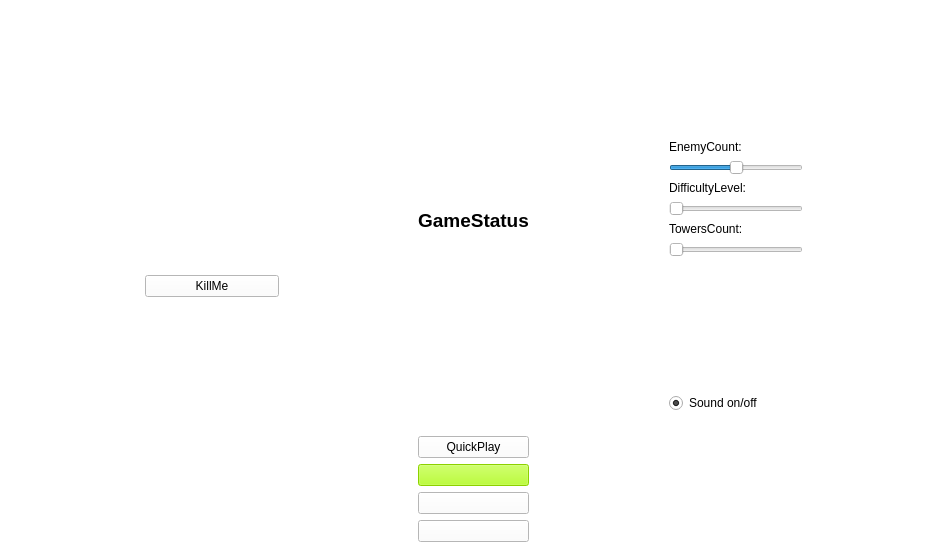
<?xml version="1.0" encoding="UTF-8"?>
<ui version="4.0">
 <class>MainMenu</class>
 <widget class="QWidget" name="MainMenu">
  <property name="windowModality">
   <enum>Qt::NonModal</enum>
  </property>
  <property name="geometry">
   <rect>
    <x>0</x>
    <y>0</y>
    <width>948</width>
    <height>553</height>
   </rect>
  </property>
  <property name="palette">
   <palette>
    <active>
     <colorrole role="WindowText">
      <brush brushstyle="SolidPattern">
       <color alpha="255">
        <red>0</red>
        <green>0</green>
        <blue>0</blue>
       </color>
      </brush>
     </colorrole>
     <colorrole role="Button">
      <brush brushstyle="SolidPattern">
       <color alpha="255">
        <red>255</red>
        <green>255</green>
        <blue>255</blue>
       </color>
      </brush>
     </colorrole>
     <colorrole role="Light">
      <brush brushstyle="SolidPattern">
       <color alpha="255">
        <red>255</red>
        <green>255</green>
        <blue>255</blue>
       </color>
      </brush>
     </colorrole>
     <colorrole role="Midlight">
      <brush brushstyle="SolidPattern">
       <color alpha="255">
        <red>255</red>
        <green>255</green>
        <blue>255</blue>
       </color>
      </brush>
     </colorrole>
     <colorrole role="Dark">
      <brush brushstyle="SolidPattern">
       <color alpha="255">
        <red>127</red>
        <green>127</green>
        <blue>127</blue>
       </color>
      </brush>
     </colorrole>
     <colorrole role="Mid">
      <brush brushstyle="SolidPattern">
       <color alpha="255">
        <red>170</red>
        <green>170</green>
        <blue>170</blue>
       </color>
      </brush>
     </colorrole>
     <colorrole role="Text">
      <brush brushstyle="SolidPattern">
       <color alpha="255">
        <red>0</red>
        <green>0</green>
        <blue>0</blue>
       </color>
      </brush>
     </colorrole>
     <colorrole role="BrightText">
      <brush brushstyle="SolidPattern">
       <color alpha="255">
        <red>255</red>
        <green>255</green>
        <blue>255</blue>
       </color>
      </brush>
     </colorrole>
     <colorrole role="ButtonText">
      <brush brushstyle="SolidPattern">
       <color alpha="255">
        <red>0</red>
        <green>0</green>
        <blue>0</blue>
       </color>
      </brush>
     </colorrole>
     <colorrole role="Base">
      <brush brushstyle="SolidPattern">
       <color alpha="255">
        <red>255</red>
        <green>255</green>
        <blue>255</blue>
       </color>
      </brush>
     </colorrole>
     <colorrole role="Window">
      <brush brushstyle="SolidPattern">
       <color alpha="255">
        <red>255</red>
        <green>255</green>
        <blue>255</blue>
       </color>
      </brush>
     </colorrole>
     <colorrole role="Shadow">
      <brush brushstyle="SolidPattern">
       <color alpha="255">
        <red>0</red>
        <green>0</green>
        <blue>0</blue>
       </color>
      </brush>
     </colorrole>
     <colorrole role="AlternateBase">
      <brush brushstyle="SolidPattern">
       <color alpha="255">
        <red>255</red>
        <green>255</green>
        <blue>255</blue>
       </color>
      </brush>
     </colorrole>
     <colorrole role="ToolTipBase">
      <brush brushstyle="SolidPattern">
       <color alpha="255">
        <red>255</red>
        <green>255</green>
        <blue>220</blue>
       </color>
      </brush>
     </colorrole>
     <colorrole role="ToolTipText">
      <brush brushstyle="SolidPattern">
       <color alpha="255">
        <red>0</red>
        <green>0</green>
        <blue>0</blue>
       </color>
      </brush>
     </colorrole>
    </active>
    <inactive>
     <colorrole role="WindowText">
      <brush brushstyle="SolidPattern">
       <color alpha="255">
        <red>0</red>
        <green>0</green>
        <blue>0</blue>
       </color>
      </brush>
     </colorrole>
     <colorrole role="Button">
      <brush brushstyle="SolidPattern">
       <color alpha="255">
        <red>255</red>
        <green>255</green>
        <blue>255</blue>
       </color>
      </brush>
     </colorrole>
     <colorrole role="Light">
      <brush brushstyle="SolidPattern">
       <color alpha="255">
        <red>255</red>
        <green>255</green>
        <blue>255</blue>
       </color>
      </brush>
     </colorrole>
     <colorrole role="Midlight">
      <brush brushstyle="SolidPattern">
       <color alpha="255">
        <red>255</red>
        <green>255</green>
        <blue>255</blue>
       </color>
      </brush>
     </colorrole>
     <colorrole role="Dark">
      <brush brushstyle="SolidPattern">
       <color alpha="255">
        <red>127</red>
        <green>127</green>
        <blue>127</blue>
       </color>
      </brush>
     </colorrole>
     <colorrole role="Mid">
      <brush brushstyle="SolidPattern">
       <color alpha="255">
        <red>170</red>
        <green>170</green>
        <blue>170</blue>
       </color>
      </brush>
     </colorrole>
     <colorrole role="Text">
      <brush brushstyle="SolidPattern">
       <color alpha="255">
        <red>0</red>
        <green>0</green>
        <blue>0</blue>
       </color>
      </brush>
     </colorrole>
     <colorrole role="BrightText">
      <brush brushstyle="SolidPattern">
       <color alpha="255">
        <red>255</red>
        <green>255</green>
        <blue>255</blue>
       </color>
      </brush>
     </colorrole>
     <colorrole role="ButtonText">
      <brush brushstyle="SolidPattern">
       <color alpha="255">
        <red>0</red>
        <green>0</green>
        <blue>0</blue>
       </color>
      </brush>
     </colorrole>
     <colorrole role="Base">
      <brush brushstyle="SolidPattern">
       <color alpha="255">
        <red>255</red>
        <green>255</green>
        <blue>255</blue>
       </color>
      </brush>
     </colorrole>
     <colorrole role="Window">
      <brush brushstyle="SolidPattern">
       <color alpha="255">
        <red>255</red>
        <green>255</green>
        <blue>255</blue>
       </color>
      </brush>
     </colorrole>
     <colorrole role="Shadow">
      <brush brushstyle="SolidPattern">
       <color alpha="255">
        <red>0</red>
        <green>0</green>
        <blue>0</blue>
       </color>
      </brush>
     </colorrole>
     <colorrole role="AlternateBase">
      <brush brushstyle="SolidPattern">
       <color alpha="255">
        <red>255</red>
        <green>255</green>
        <blue>255</blue>
       </color>
      </brush>
     </colorrole>
     <colorrole role="ToolTipBase">
      <brush brushstyle="SolidPattern">
       <color alpha="255">
        <red>255</red>
        <green>255</green>
        <blue>220</blue>
       </color>
      </brush>
     </colorrole>
     <colorrole role="ToolTipText">
      <brush brushstyle="SolidPattern">
       <color alpha="255">
        <red>0</red>
        <green>0</green>
        <blue>0</blue>
       </color>
      </brush>
     </colorrole>
    </inactive>
    <disabled>
     <colorrole role="WindowText">
      <brush brushstyle="SolidPattern">
       <color alpha="255">
        <red>127</red>
        <green>127</green>
        <blue>127</blue>
       </color>
      </brush>
     </colorrole>
     <colorrole role="Button">
      <brush brushstyle="SolidPattern">
       <color alpha="255">
        <red>255</red>
        <green>255</green>
        <blue>255</blue>
       </color>
      </brush>
     </colorrole>
     <colorrole role="Light">
      <brush brushstyle="SolidPattern">
       <color alpha="255">
        <red>255</red>
        <green>255</green>
        <blue>255</blue>
       </color>
      </brush>
     </colorrole>
     <colorrole role="Midlight">
      <brush brushstyle="SolidPattern">
       <color alpha="255">
        <red>255</red>
        <green>255</green>
        <blue>255</blue>
       </color>
      </brush>
     </colorrole>
     <colorrole role="Dark">
      <brush brushstyle="SolidPattern">
       <color alpha="255">
        <red>127</red>
        <green>127</green>
        <blue>127</blue>
       </color>
      </brush>
     </colorrole>
     <colorrole role="Mid">
      <brush brushstyle="SolidPattern">
       <color alpha="255">
        <red>170</red>
        <green>170</green>
        <blue>170</blue>
       </color>
      </brush>
     </colorrole>
     <colorrole role="Text">
      <brush brushstyle="SolidPattern">
       <color alpha="255">
        <red>127</red>
        <green>127</green>
        <blue>127</blue>
       </color>
      </brush>
     </colorrole>
     <colorrole role="BrightText">
      <brush brushstyle="SolidPattern">
       <color alpha="255">
        <red>255</red>
        <green>255</green>
        <blue>255</blue>
       </color>
      </brush>
     </colorrole>
     <colorrole role="ButtonText">
      <brush brushstyle="SolidPattern">
       <color alpha="255">
        <red>127</red>
        <green>127</green>
        <blue>127</blue>
       </color>
      </brush>
     </colorrole>
     <colorrole role="Base">
      <brush brushstyle="SolidPattern">
       <color alpha="255">
        <red>255</red>
        <green>255</green>
        <blue>255</blue>
       </color>
      </brush>
     </colorrole>
     <colorrole role="Window">
      <brush brushstyle="SolidPattern">
       <color alpha="255">
        <red>255</red>
        <green>255</green>
        <blue>255</blue>
       </color>
      </brush>
     </colorrole>
     <colorrole role="Shadow">
      <brush brushstyle="SolidPattern">
       <color alpha="255">
        <red>0</red>
        <green>0</green>
        <blue>0</blue>
       </color>
      </brush>
     </colorrole>
     <colorrole role="AlternateBase">
      <brush brushstyle="SolidPattern">
       <color alpha="255">
        <red>255</red>
        <green>255</green>
        <blue>255</blue>
       </color>
      </brush>
     </colorrole>
     <colorrole role="ToolTipBase">
      <brush brushstyle="SolidPattern">
       <color alpha="255">
        <red>255</red>
        <green>255</green>
        <blue>220</blue>
       </color>
      </brush>
     </colorrole>
     <colorrole role="ToolTipText">
      <brush brushstyle="SolidPattern">
       <color alpha="255">
        <red>0</red>
        <green>0</green>
        <blue>0</blue>
       </color>
      </brush>
     </colorrole>
    </disabled>
   </palette>
  </property>
  <property name="focusPolicy">
   <enum>Qt::NoFocus</enum>
  </property>
  <property name="windowTitle">
   <string>Menu</string>
  </property>
  <property name="autoFillBackground">
   <bool>false</bool>
  </property>
  <layout class="QHBoxLayout" name="horizontalLayout">
   <item>
    <spacer name="horizontalSpacer_4">
     <property name="orientation">
      <enum>Qt::Horizontal</enum>
     </property>
     <property name="sizeHint" stdset="0">
      <size>
       <width>40</width>
       <height>20</height>
      </size>
     </property>
    </spacer>
   </item>
   <item>
    <layout class="QVBoxLayout" name="verticalLayout">
     <item>
      <spacer name="horizontalSpacer_5">
       <property name="orientation">
        <enum>Qt::Horizontal</enum>
       </property>
       <property name="sizeHint" stdset="0">
        <size>
         <width>40</width>
         <height>20</height>
        </size>
       </property>
      </spacer>
     </item>
     <item>
      <widget class="QPushButton" name="killButton">
       <property name="text">
        <string>KillMe</string>
       </property>
      </widget>
     </item>
    </layout>
   </item>
   <item>
    <spacer name="horizontalSpacer">
     <property name="orientation">
      <enum>Qt::Horizontal</enum>
     </property>
     <property name="sizeHint" stdset="0">
      <size>
       <width>40</width>
       <height>20</height>
      </size>
     </property>
    </spacer>
   </item>
   <item>
    <layout class="QVBoxLayout" name="verticalLayout_2">
     <item>
      <widget class="QLabel" name="gameStatus">
       <property name="font">
        <font>
         <pointsize>14</pointsize>
         <weight>75</weight>
         <bold>true</bold>
         <kerning>false</kerning>
        </font>
       </property>
       <property name="autoFillBackground">
        <bool>false</bool>
       </property>
       <property name="text">
        <string>GameStatus</string>
       </property>
       <property name="alignment">
        <set>Qt::AlignCenter</set>
       </property>
      </widget>
     </item>
     <item>
      <widget class="QPushButton" name="quickPlayButton">
       <property name="text">
        <string>QuickPlay</string>
       </property>
      </widget>
     </item>
     <item>
      <widget class="QPushButton" name="playButton">
       <property name="enabled">
        <bool>false</bool>
       </property>
       <property name="palette">
        <palette>
         <active>
          <colorrole role="WindowText">
           <brush brushstyle="SolidPattern">
            <color alpha="255">
             <red>0</red>
             <green>0</green>
             <blue>0</blue>
            </color>
           </brush>
          </colorrole>
          <colorrole role="Button">
           <brush brushstyle="SolidPattern">
            <color alpha="255">
             <red>170</red>
             <green>255</green>
             <blue>0</blue>
            </color>
           </brush>
          </colorrole>
          <colorrole role="Light">
           <brush brushstyle="SolidPattern">
            <color alpha="255">
             <red>213</red>
             <green>255</green>
             <blue>127</blue>
            </color>
           </brush>
          </colorrole>
          <colorrole role="Midlight">
           <brush brushstyle="SolidPattern">
            <color alpha="255">
             <red>191</red>
             <green>255</green>
             <blue>63</blue>
            </color>
           </brush>
          </colorrole>
          <colorrole role="Dark">
           <brush brushstyle="SolidPattern">
            <color alpha="255">
             <red>85</red>
             <green>127</green>
             <blue>0</blue>
            </color>
           </brush>
          </colorrole>
          <colorrole role="Mid">
           <brush brushstyle="SolidPattern">
            <color alpha="255">
             <red>113</red>
             <green>170</green>
             <blue>0</blue>
            </color>
           </brush>
          </colorrole>
          <colorrole role="Text">
           <brush brushstyle="SolidPattern">
            <color alpha="255">
             <red>0</red>
             <green>0</green>
             <blue>0</blue>
            </color>
           </brush>
          </colorrole>
          <colorrole role="BrightText">
           <brush brushstyle="SolidPattern">
            <color alpha="255">
             <red>255</red>
             <green>255</green>
             <blue>255</blue>
            </color>
           </brush>
          </colorrole>
          <colorrole role="ButtonText">
           <brush brushstyle="SolidPattern">
            <color alpha="255">
             <red>0</red>
             <green>0</green>
             <blue>0</blue>
            </color>
           </brush>
          </colorrole>
          <colorrole role="Base">
           <brush brushstyle="SolidPattern">
            <color alpha="255">
             <red>170</red>
             <green>255</green>
             <blue>0</blue>
            </color>
           </brush>
          </colorrole>
          <colorrole role="Window">
           <brush brushstyle="SolidPattern">
            <color alpha="255">
             <red>170</red>
             <green>255</green>
             <blue>0</blue>
            </color>
           </brush>
          </colorrole>
          <colorrole role="Shadow">
           <brush brushstyle="SolidPattern">
            <color alpha="255">
             <red>0</red>
             <green>0</green>
             <blue>0</blue>
            </color>
           </brush>
          </colorrole>
          <colorrole role="AlternateBase">
           <brush brushstyle="SolidPattern">
            <color alpha="255">
             <red>212</red>
             <green>255</green>
             <blue>127</blue>
            </color>
           </brush>
          </colorrole>
          <colorrole role="ToolTipBase">
           <brush brushstyle="SolidPattern">
            <color alpha="255">
             <red>255</red>
             <green>255</green>
             <blue>220</blue>
            </color>
           </brush>
          </colorrole>
          <colorrole role="ToolTipText">
           <brush brushstyle="SolidPattern">
            <color alpha="255">
             <red>0</red>
             <green>0</green>
             <blue>0</blue>
            </color>
           </brush>
          </colorrole>
         </active>
         <inactive>
          <colorrole role="WindowText">
           <brush brushstyle="SolidPattern">
            <color alpha="255">
             <red>0</red>
             <green>0</green>
             <blue>0</blue>
            </color>
           </brush>
          </colorrole>
          <colorrole role="Button">
           <brush brushstyle="SolidPattern">
            <color alpha="255">
             <red>170</red>
             <green>255</green>
             <blue>0</blue>
            </color>
           </brush>
          </colorrole>
          <colorrole role="Light">
           <brush brushstyle="SolidPattern">
            <color alpha="255">
             <red>213</red>
             <green>255</green>
             <blue>127</blue>
            </color>
           </brush>
          </colorrole>
          <colorrole role="Midlight">
           <brush brushstyle="SolidPattern">
            <color alpha="255">
             <red>191</red>
             <green>255</green>
             <blue>63</blue>
            </color>
           </brush>
          </colorrole>
          <colorrole role="Dark">
           <brush brushstyle="SolidPattern">
            <color alpha="255">
             <red>85</red>
             <green>127</green>
             <blue>0</blue>
            </color>
           </brush>
          </colorrole>
          <colorrole role="Mid">
           <brush brushstyle="SolidPattern">
            <color alpha="255">
             <red>113</red>
             <green>170</green>
             <blue>0</blue>
            </color>
           </brush>
          </colorrole>
          <colorrole role="Text">
           <brush brushstyle="SolidPattern">
            <color alpha="255">
             <red>0</red>
             <green>0</green>
             <blue>0</blue>
            </color>
           </brush>
          </colorrole>
          <colorrole role="BrightText">
           <brush brushstyle="SolidPattern">
            <color alpha="255">
             <red>255</red>
             <green>255</green>
             <blue>255</blue>
            </color>
           </brush>
          </colorrole>
          <colorrole role="ButtonText">
           <brush brushstyle="SolidPattern">
            <color alpha="255">
             <red>0</red>
             <green>0</green>
             <blue>0</blue>
            </color>
           </brush>
          </colorrole>
          <colorrole role="Base">
           <brush brushstyle="SolidPattern">
            <color alpha="255">
             <red>170</red>
             <green>255</green>
             <blue>0</blue>
            </color>
           </brush>
          </colorrole>
          <colorrole role="Window">
           <brush brushstyle="SolidPattern">
            <color alpha="255">
             <red>170</red>
             <green>255</green>
             <blue>0</blue>
            </color>
           </brush>
          </colorrole>
          <colorrole role="Shadow">
           <brush brushstyle="SolidPattern">
            <color alpha="255">
             <red>0</red>
             <green>0</green>
             <blue>0</blue>
            </color>
           </brush>
          </colorrole>
          <colorrole role="AlternateBase">
           <brush brushstyle="SolidPattern">
            <color alpha="255">
             <red>212</red>
             <green>255</green>
             <blue>127</blue>
            </color>
           </brush>
          </colorrole>
          <colorrole role="ToolTipBase">
           <brush brushstyle="SolidPattern">
            <color alpha="255">
             <red>255</red>
             <green>255</green>
             <blue>220</blue>
            </color>
           </brush>
          </colorrole>
          <colorrole role="ToolTipText">
           <brush brushstyle="SolidPattern">
            <color alpha="255">
             <red>0</red>
             <green>0</green>
             <blue>0</blue>
            </color>
           </brush>
          </colorrole>
         </inactive>
         <disabled>
          <colorrole role="WindowText">
           <brush brushstyle="SolidPattern">
            <color alpha="255">
             <red>85</red>
             <green>127</green>
             <blue>0</blue>
            </color>
           </brush>
          </colorrole>
          <colorrole role="Button">
           <brush brushstyle="SolidPattern">
            <color alpha="255">
             <red>170</red>
             <green>255</green>
             <blue>0</blue>
            </color>
           </brush>
          </colorrole>
          <colorrole role="Light">
           <brush brushstyle="SolidPattern">
            <color alpha="255">
             <red>213</red>
             <green>255</green>
             <blue>127</blue>
            </color>
           </brush>
          </colorrole>
          <colorrole role="Midlight">
           <brush brushstyle="SolidPattern">
            <color alpha="255">
             <red>191</red>
             <green>255</green>
             <blue>63</blue>
            </color>
           </brush>
          </colorrole>
          <colorrole role="Dark">
           <brush brushstyle="SolidPattern">
            <color alpha="255">
             <red>85</red>
             <green>127</green>
             <blue>0</blue>
            </color>
           </brush>
          </colorrole>
          <colorrole role="Mid">
           <brush brushstyle="SolidPattern">
            <color alpha="255">
             <red>113</red>
             <green>170</green>
             <blue>0</blue>
            </color>
           </brush>
          </colorrole>
          <colorrole role="Text">
           <brush brushstyle="SolidPattern">
            <color alpha="255">
             <red>85</red>
             <green>127</green>
             <blue>0</blue>
            </color>
           </brush>
          </colorrole>
          <colorrole role="BrightText">
           <brush brushstyle="SolidPattern">
            <color alpha="255">
             <red>255</red>
             <green>255</green>
             <blue>255</blue>
            </color>
           </brush>
          </colorrole>
          <colorrole role="ButtonText">
           <brush brushstyle="SolidPattern">
            <color alpha="255">
             <red>85</red>
             <green>127</green>
             <blue>0</blue>
            </color>
           </brush>
          </colorrole>
          <colorrole role="Base">
           <brush brushstyle="SolidPattern">
            <color alpha="255">
             <red>170</red>
             <green>255</green>
             <blue>0</blue>
            </color>
           </brush>
          </colorrole>
          <colorrole role="Window">
           <brush brushstyle="SolidPattern">
            <color alpha="255">
             <red>170</red>
             <green>255</green>
             <blue>0</blue>
            </color>
           </brush>
          </colorrole>
          <colorrole role="Shadow">
           <brush brushstyle="SolidPattern">
            <color alpha="255">
             <red>0</red>
             <green>0</green>
             <blue>0</blue>
            </color>
           </brush>
          </colorrole>
          <colorrole role="AlternateBase">
           <brush brushstyle="SolidPattern">
            <color alpha="255">
             <red>170</red>
             <green>255</green>
             <blue>0</blue>
            </color>
           </brush>
          </colorrole>
          <colorrole role="ToolTipBase">
           <brush brushstyle="SolidPattern">
            <color alpha="255">
             <red>255</red>
             <green>255</green>
             <blue>220</blue>
            </color>
           </brush>
          </colorrole>
          <colorrole role="ToolTipText">
           <brush brushstyle="SolidPattern">
            <color alpha="255">
             <red>0</red>
             <green>0</green>
             <blue>0</blue>
            </color>
           </brush>
          </colorrole>
         </disabled>
        </palette>
       </property>
       <property name="autoFillBackground">
        <bool>false</bool>
       </property>
       <property name="text">
        <string/>
       </property>
       <property name="icon">
        <iconset>
         <normaloff>images/Play.png</normaloff>images/Play.png</iconset>
       </property>
       <property name="iconSize">
        <size>
         <width>161</width>
         <height>75</height>
        </size>
       </property>
       <property name="checkable">
        <bool>false</bool>
       </property>
      </widget>
     </item>
     <item>
      <widget class="QPushButton" name="optionsButton">
       <property name="text">
        <string/>
       </property>
       <property name="icon">
        <iconset>
         <normaloff>images/Options.png</normaloff>images/Options.png</iconset>
       </property>
       <property name="iconSize">
        <size>
         <width>161</width>
         <height>75</height>
        </size>
       </property>
      </widget>
     </item>
     <item>
      <widget class="QPushButton" name="exitButton">
       <property name="text">
        <string/>
       </property>
       <property name="icon">
        <iconset>
         <normaloff>images/Exit.png</normaloff>images/Exit.png</iconset>
       </property>
       <property name="iconSize">
        <size>
         <width>161</width>
         <height>75</height>
        </size>
       </property>
      </widget>
     </item>
    </layout>
   </item>
   <item>
    <spacer name="horizontalSpacer_2">
     <property name="orientation">
      <enum>Qt::Horizontal</enum>
     </property>
     <property name="sizeHint" stdset="0">
      <size>
       <width>40</width>
       <height>20</height>
      </size>
     </property>
    </spacer>
   </item>
   <item>
    <layout class="QVBoxLayout" name="verticalLayout_3">
     <item>
      <spacer name="verticalSpacer_3">
       <property name="orientation">
        <enum>Qt::Vertical</enum>
       </property>
       <property name="sizeHint" stdset="0">
        <size>
         <width>20</width>
         <height>40</height>
        </size>
       </property>
      </spacer>
     </item>
     <item>
      <widget class="QLabel" name="labelEnemyCount">
       <property name="text">
        <string>EnemyCount:</string>
       </property>
      </widget>
     </item>
     <item>
      <widget class="QSlider" name="enemyCount">
       <property name="maximum">
        <number>32</number>
       </property>
       <property name="pageStep">
        <number>4</number>
       </property>
       <property name="value">
        <number>16</number>
       </property>
       <property name="orientation">
        <enum>Qt::Horizontal</enum>
       </property>
      </widget>
     </item>
     <item>
      <widget class="QLabel" name="labelDifficultyLevel">
       <property name="text">
        <string>DifficultyLevel:</string>
       </property>
      </widget>
     </item>
     <item>
      <widget class="QSlider" name="difficultyLevel">
       <property name="maximum">
        <number>2</number>
       </property>
       <property name="pageStep">
        <number>1</number>
       </property>
       <property name="orientation">
        <enum>Qt::Horizontal</enum>
       </property>
      </widget>
     </item>
     <item>
      <widget class="QLabel" name="labelTowerCount">
       <property name="text">
        <string>TowersCount:</string>
       </property>
      </widget>
     </item>
     <item>
      <widget class="QSlider" name="towersCount">
       <property name="enabled">
        <bool>false</bool>
       </property>
       <property name="maximum">
        <number>32</number>
       </property>
       <property name="pageStep">
        <number>4</number>
       </property>
       <property name="orientation">
        <enum>Qt::Horizontal</enum>
       </property>
      </widget>
     </item>
     <item>
      <spacer name="verticalSpacer">
       <property name="orientation">
        <enum>Qt::Vertical</enum>
       </property>
       <property name="sizeHint" stdset="0">
        <size>
         <width>20</width>
         <height>40</height>
        </size>
       </property>
      </spacer>
     </item>
     <item>
      <widget class="QRadioButton" name="sound">
       <property name="text">
        <string>Sound on/off</string>
       </property>
       <property name="checked">
        <bool>true</bool>
       </property>
      </widget>
     </item>
     <item>
      <spacer name="verticalSpacer_2">
       <property name="orientation">
        <enum>Qt::Vertical</enum>
       </property>
       <property name="sizeHint" stdset="0">
        <size>
         <width>20</width>
         <height>40</height>
        </size>
       </property>
      </spacer>
     </item>
    </layout>
   </item>
   <item>
    <spacer name="horizontalSpacer_3">
     <property name="orientation">
      <enum>Qt::Horizontal</enum>
     </property>
     <property name="sizeHint" stdset="0">
      <size>
       <width>40</width>
       <height>20</height>
      </size>
     </property>
    </spacer>
   </item>
  </layout>
 </widget>
 <layoutdefault spacing="6" margin="11"/>
 <resources/>
 <connections/>
</ui>
